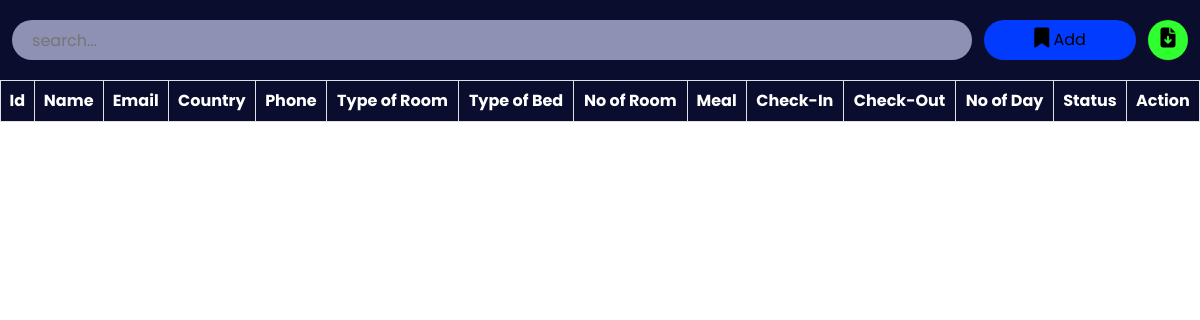
Page /admin/roombook.php on the earlier database version.
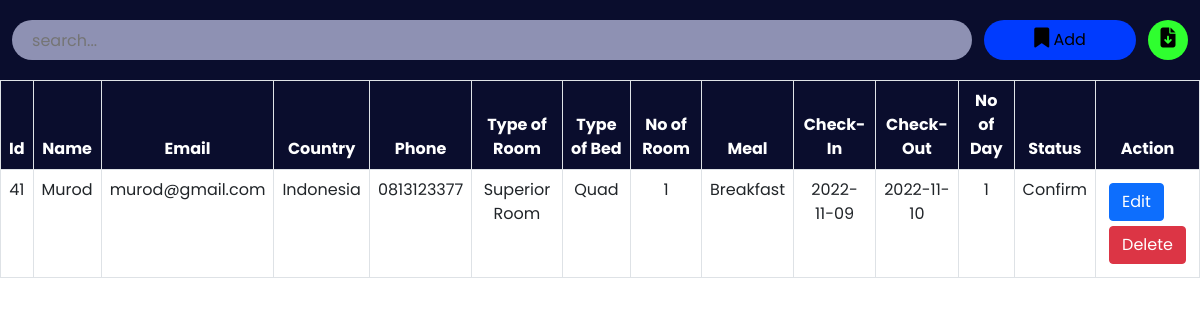
Same page on the later database version.
### tables this page shows
CREATE TABLE `roombook` (
  `id` int NOT NULL,
  `Name` varchar(50) NOT NULL,
  `Email` varchar(50) NOT NULL,
  `Country` varchar(30) NOT NULL,
  `Phone` varchar(30) NOT NULL,
  `RoomType` varchar(30) NOT NULL,
  `Bed` varchar(30) NOT NULL,
  `Meal` varchar(30) NOT NULL,
  `NoofRoom` varchar(30) NOT NULL,
  `cin` date NOT NULL,
  `cout` date NOT NULL,
  `nodays` int NOT NULL,
  `stat` varchar(30) NOT NULL
);

### admin/roombook.php (the view, shortened to what this page needs)
<?php
include '../config.php';
?>
<!DOCTYPE html>
<html lang="en">
<head>
    <link href="https://cdn.jsdelivr.net/npm/bootstrap@5.0.2/dist/css/bootstrap.min.css" rel="stylesheet">
    <link rel="stylesheet" href="https://cdnjs.cloudflare.com/ajax/libs/font-awesome/6.2.0/css/all.min.css" />
    <link rel="stylesheet" href="./css/roombook.css">
</head>
<body>
    <div class="searchsection">
        <input type="text" name="search_bar" id="search_bar" placeholder="search..." onkeyup="searchFun()">
        <button class="adduser" id="adduser" onclick="adduseropen()"><i class="fa-solid fa-bookmark"></i> Add</button>
        <form action="./exportdata.php" method="post">
            <button class="exportexcel" id="exportexcel" name="exportexcel" type="submit"><i class="fa-solid fa-file-arrow-down"></i></button>
        </form>
    </div>
    <div class="roombooktable" class="table-responsive-xl">
        <?php
            $roombooktablesql = "SELECT * FROM roombook";
            $roombookresult = mysqli_query($conn, $roombooktablesql);
        ?>
        <table class="table table-bordered" id="table-data">
            <thead>
                <tr>
                    <th scope="col">Id</th>
                    <th scope="col">Name</th>
                    <th scope="col">Email</th>
                    <th scope="col">Country</th>
                    <th scope="col">Phone</th>
                    <th scope="col">Type of Room</th>
                    <th scope="col">Type of Bed</th>
                    <th scope="col">No of Room</th>
                    <th scope="col">Meal</th>
                    <th scope="col">Check-In</th>
                    <th scope="col">Check-Out</th>
                    <th scope="col">No of Day</th>
                    <th scope="col">Status</th>
                    <th scope="col" class="action">Action</th>
                </tr>
            </thead>
            <tbody>
            <?php
            while ($res = mysqli_fetch_array($roombookresult)) {
            ?>
                <tr>
                    <td><?php echo $res['id'] ?></td>
                    <td><?php echo $res['Name'] ?></td>
                    <td><?php echo $res['Email'] ?></td>
                    <td><?php echo $res['Country'] ?></td>
                    <td><?php echo $res['Phone'] ?></td>
                    <td><?php echo $res['RoomType'] ?></td>
                    <td><?php echo $res['Bed'] ?></td>
                    <td><?php echo $res['NoofRoom'] ?></td>
                    <td><?php echo $res['Meal'] ?></td>
                    <td><?php echo $res['cin'] ?></td>
                    <td><?php echo $res['cout'] ?></td>
                    <td><?php echo $res['nodays'] ?></td>
                    <td><?php echo $res['stat'] ?></td>
                    <td class="action">
                        <a href="roombookedit.php?id=<?php echo $res['id'] ?>"><button class="btn btn-primary">Edit</button></a>
                        <a href="roombookdelete.php?id=<?php echo $res['id'] ?>"><button class='btn btn-danger'>Delete</button></a>
                    </td>
                </tr>
            <?php
            }
            ?>
            </tbody>
        </table>
    </div>
</body>
</html>

Differences in the rows shown:
added roombook: id "41", Name "Murod", Email "murod@gmail.com", Country "Indonesia", Phone "0813123377", RoomType "Superior Room", Bed "Quad", NoofRoom "1", Meal "Breakfast", cin "2022-11-09", cout "2022-11-10", nodays "1", stat "Confirm"
